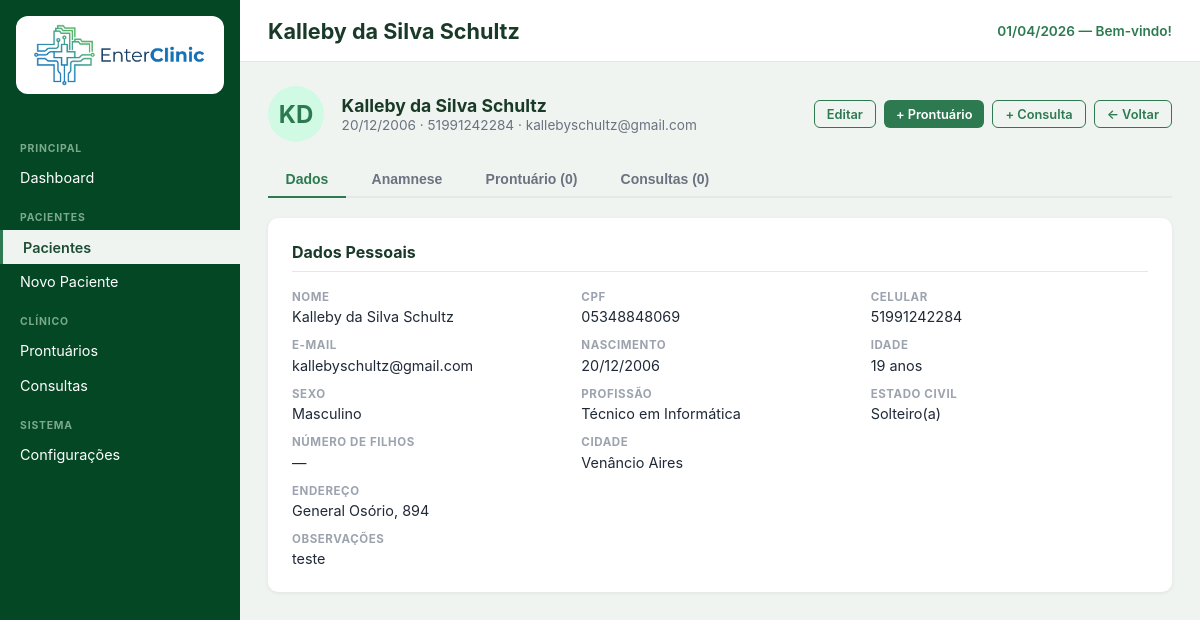
Page /paciente_ver.php?id=12 on the committed database.
### tables this page shows
CREATE TABLE `pacientes` (
  `id` int(11) NOT NULL,
  `nome` varchar(255) NOT NULL,
  `data_nascimento` date DEFAULT NULL,
  `cpf` varchar(20) DEFAULT NULL,
  `rg` varchar(20) DEFAULT NULL,
  `telefone` varchar(20) DEFAULT NULL,
  `celular` varchar(20) DEFAULT NULL,
  `email` varchar(255) DEFAULT NULL,
  `endereco` varchar(255) DEFAULT NULL,
  `cidade` varchar(100) DEFAULT NULL,
  `estado` varchar(50) DEFAULT NULL,
  `cep` varchar(10) DEFAULT NULL,
  `profissao` varchar(100) DEFAULT NULL,
  `estado_civil` varchar(50) DEFAULT NULL,
  `numero_filhos` tinyint UNSIGNED DEFAULT NULL,
  `sexo` varchar(20) DEFAULT NULL,
  `foto_path` varchar(255) DEFAULT NULL,
  `observacoes` text DEFAULT NULL,
  `ativo` tinyint(1) NOT NULL DEFAULT 1,
  `created_at` timestamp NOT NULL DEFAULT current_timestamp(),
  `updated_at` timestamp NOT NULL DEFAULT current_timestamp() ON UPDATE current_timestamp()
);

### config.php (called while the page is built, shortened)
<?php
function sanitize(string $s): string {
    return htmlspecialchars(trim($s), ENT_QUOTES, 'UTF-8');
}

### paciente_ver.php (the view, shortened to what this page needs)
<?php
require 'config.php';
$db = db();
$id = (int)($_GET['id'] ?? 0);
$stmt = $db->prepare("SELECT * FROM pacientes WHERE id = ?");
$stmt->execute([$id]);
$paciente = $stmt->fetch();
$stmtP = $db->prepare("SELECT * FROM prontuario WHERE paciente_id = ? ORDER BY data_atendimento DESC, id DESC");
$stmtP->execute([$id]);
$prontuarios = $stmtP->fetchAll();
$stmtC = $db->prepare("SELECT * FROM consultas WHERE paciente_id = ? ORDER BY data_hora DESC LIMIT 10");
$stmtC->execute([$id]);
$consultas = $stmtC->fetchAll();
$pageTitle  = sanitize($paciente['nome']);
$activePage = 'pacientes';
$idade = null;
if ($paciente['data_nascimento']) {
    $nascimento = new DateTime($paciente['data_nascimento']);
    $hoje = new DateTime();
    $idade = (int)$nascimento->diff($hoje)->y;
}
$initials = '';
foreach (explode(' ', $paciente['nome']) as $w) {
    $initials .= mb_strtoupper(mb_substr($w,0,1));
    if(strlen($initials)>=2) break;
}
include 'includes/header.php';
?>
<div class="page-bar">
    <div class="patient-header" style="margin-bottom:0;">
        <div class="patient-avatar"><?= sanitize($initials) ?></div>
        <div class="patient-info">
            <strong><?= sanitize($paciente['nome']) ?></strong>
            <span>
                <?php if ($paciente['data_nascimento']): ?>
                <?= date('d/m/Y', strtotime($paciente['data_nascimento'])) ?> ·
                <?php endif; ?>
                <?= sanitize($paciente['celular'] ?? '') ?>
                <?php if ($paciente['email']): ?> · <?= sanitize($paciente['email']) ?><?php endif; ?>
            </span>
        </div>
    </div>
    <div style="display:flex;gap:.5rem;">
        <a href="paciente_novo.php?id=<?= $id ?>" class="btn btn-outline btn-sm">Editar</a>
        <a href="prontuario_novo.php?paciente_id=<?= $id ?>" class="btn btn-primary btn-sm">+ Prontuário</a>
        <a href="consulta_nova.php?paciente_id=<?= $id ?>" class="btn btn-outline btn-sm">+ Consulta</a>
        <a href="pacientes.php" class="btn btn-outline btn-sm">← Voltar</a>
    </div>
</div>
<div style="margin-top:1.25rem;">
    <div class="tabs">
        <button class="tab-btn active" data-tab="tab-dados">Dados</button>
        <button class="tab-btn" data-tab="tab-anamnese">Anamnese</button>
        <button class="tab-btn" data-tab="tab-prontuario">Prontuário (<?= count($prontuarios) ?>)</button>
        <button class="tab-btn" data-tab="tab-consultas">Consultas (<?= count($consultas) ?>)</button>
    </div>
    <div id="tab-dados" class="tab-pane active">
        <div class="card">
            <h2>Dados Pessoais</h2>
            <div class="info-grid">
                <div class="info-item"><label>Nome</label><span><?= sanitize($paciente['nome']) ?></span></div>
                <div class="info-item"><label>CPF</label><span><?= sanitize($paciente['cpf'] ?? '—') ?></span></div>
                <div class="info-item"><label>Celular</label><span><?= sanitize($paciente['celular'] ?? '—') ?></span></div>
                <div class="info-item"><label>E-mail</label><span><?= sanitize($paciente['email'] ?? '—') ?></span></div>
                <div class="info-item"><label>Nascimento</label><span><?= $paciente['data_nascimento'] ? date('d/m/Y', strtotime($paciente['data_nascimento'])) : '—' ?></span></div>
                <div class="info-item"><label>Idade</label><span><?= $idade !== null ? $idade . ' anos' : '—' ?></span></div>
                <div class="info-item"><label>Sexo</label><span><?= ['M'=>'Masculino','F'=>'Feminino','O'=>'Outro'][$paciente['sexo']] ?? '—' ?></span></div>
                <div class="info-item"><label>Profissão</label><span><?= sanitize($paciente['profissao'] ?? '—') ?></span></div>
                <div class="info-item"><label>Estado Civil</label><span><?= sanitize($paciente['estado_civil'] ?? '—') ?></span></div>
                <div class="info-item"><label>Número de Filhos</label><span><?= $paciente['numero_filhos'] !== null ? (int)$paciente['numero_filhos'] : '—' ?></span></div>
                <div class="info-item"><label>Cidade</label><span><?= sanitize($paciente['cidade'] ?? '—') ?></span></div>
                <div class="info-item" style="grid-column:span 3"><label>Endereço</label><span><?= sanitize($paciente['endereco'] ?? '—') ?></span></div>
                <?php if ($paciente['observacoes']): ?>
                <div class="info-item" style="grid-column:span 3"><label>Observações</label><span><?= sanitize($paciente['observacoes']) ?></span></div>
                <?php endif; ?>
            </div>
        </div>
    </div>
</div>
<?php include 'includes/footer.php'; ?>

### includes/header.php (shortened to what this page needs)
<!DOCTYPE html>
<html lang="pt-BR">
<head>
<link rel="stylesheet" href="<?= $root ?? '' ?>assets/css/style.css">
</head>
<body>
<aside class="sidebar">
    <div class="sidebar-logo">
    <img src="<?= $root ?? '' ?>assets/img/logo.png" alt="EnterClinic" class="logo-img">
</div>
    <nav class="sidebar-nav">
        <p class="nav-section">PRINCIPAL</p>
        <a href="<?= $root ?? '' ?>index.php" class="<?= ($activePage ?? '') === 'dashboard' ? 'active' : '' ?>">Dashboard</a>
        <p class="nav-section">PACIENTES</p>
        <a href="<?= $root ?? '' ?>pacientes.php" class="<?= ($activePage ?? '') === 'pacientes' ? 'active' : '' ?>">Pacientes</a>
        <a href="<?= $root ?? '' ?>paciente_novo.php" class="<?= ($activePage ?? '') === 'paciente_novo' ? 'active' : '' ?>">Novo Paciente</a>
        <p class="nav-section">CLÍNICO</p>
        <a href="<?= $root ?? '' ?>prontuarios.php" class="<?= ($activePage ?? '') === 'prontuarios' ? 'active' : '' ?>">Prontuários</a>
        <a href="<?= $root ?? '' ?>consultas.php" class="<?= ($activePage ?? '') === 'consultas' ? 'active' : '' ?>">Consultas</a>
        <p class="nav-section">SISTEMA</p>
        <a href="<?= $root ?? '' ?>configuracoes.php" class="<?= ($activePage ?? '') === 'configuracoes' ? 'active' : '' ?>">Configurações</a>
    </nav>
</aside>
<main class="main">
    <header class="topbar">
        <h1 class="page-title"><?= $pageTitle ?? 'Dashboard' ?></h1>
        <span class="topbar-date"><?= date('d/m/Y') ?> — Bem-vindo!</span>
    </header>
    <div class="content">

### assets/css/style.css (style rules this page uses)
*, *::before, *::after { box-sizing: border-box; margin: 0; padding: 0; }
body { font-family: -apple-system, BlinkMacSystemFont, 'Segoe UI', Roboto, sans-serif; background: #f0f4f1; color: #222; display: flex; min-height: 100vh; }
.sidebar { width: 240px; min-height: 100vh; background: #034724; color: #c8dfd0; flex-shrink: 0; display: flex; flex-direction: column; }
.sidebar-logo { display: flex; justify-content: center; align-items: center; padding: 1rem; background: transparent; }
.sidebar-logo img { background: #ffffff; padding: .5rem .75rem; border-radius: 12px; max-height: 80px; max-width: 100%; object-fit: contain; }
.sidebar-nav { padding: 1rem 0; flex: 1; }
.nav-section { font-size: .65rem; font-weight: 700; letter-spacing: .08em; color: #7aaa8a; padding: 1rem 1.25rem .35rem; }
.sidebar-nav a { display: block; padding: .55rem 1.25rem; color: #ffffff; text-decoration: none; font-size: .9rem; border-radius: 0; transition: background .15s, color .15s; }
.sidebar-nav a.active { background: #f0f4f1; color: #1e4d35; font-weight: 600; border-left: 3px solid #2d7a50; }
.main { flex: 1; display: flex; flex-direction: column; min-width: 0; }
.topbar { display: flex; align-items: center; justify-content: space-between; padding: 1.1rem 1.75rem; background: #fff; border-bottom: 1px solid #dde8e0; }
.topbar .page-title { font-size: 1.35rem; font-weight: 700; color: #1a3a28; }
.topbar-date { font-size: .85rem; color: #2d7a50; font-weight: 600; }
.content { padding: 1.5rem 1.75rem; flex: 1; }
.btn { display: inline-flex; align-items: center; gap: .4rem; padding: .5rem 1rem; border-radius: 6px; font-size: .875rem; font-weight: 600; cursor: pointer; text-decoration: none; border: none; transition: opacity .15s, background .15s; }
.btn-primary { background: #2d7a50; color: #fff; }
.btn-outline { background: transparent; color: #2d7a50; border: 1.5px solid #2d7a50; }
.btn-sm { padding: .35rem .75rem; font-size: .8rem; }
.card { background: #fff; border-radius: 10px; padding: 1.5rem; box-shadow: 0 1px 4px rgba(0,0,0,.07); margin-bottom: 1.25rem; }
.card h2 { font-size: 1rem; font-weight: 700; color: #1a3a28; margin-bottom: 1.1rem; padding-bottom: .6rem; border-bottom: 1px solid #e5e7eb; }
.page-bar { display: flex; align-items: center; justify-content: space-between; margin-bottom: 1.25rem; }
.patient-header { display: flex; align-items: center; gap: 1.1rem; margin-bottom: 1.5rem; }
.patient-avatar { width: 56px; height: 56px; border-radius: 50%; background: #d1fae5; display: flex; align-items: center; justify-content: center; font-size: 1.5rem; color: #2d7a50; font-weight: 700; flex-shrink: 0; }
.patient-info strong { font-size: 1.1rem; color: #1a3a28; }
.patient-info span { display: block; font-size: .85rem; color: #6b7280; margin-top: .1rem; }
.tabs { display: flex; gap: .5rem; border-bottom: 2px solid #e5e7eb; margin-bottom: 1.25rem; }
.tab-btn { padding: .55rem 1.1rem; background: none; border: none; font-size: .875rem; font-weight: 600; color: #6b7280; cursor: pointer; border-bottom: 2px solid transparent; margin-bottom: -2px; transition: color .15s, border-color .15s; }
.tab-btn.active { color: #2d7a50; border-color: #2d7a50; }
.tab-pane { display: none; }
.tab-pane.active { display: block; }
.info-grid { display: grid; grid-template-columns: repeat(3, 1fr); gap: .75rem; }
.info-item label { display: block; font-size: .72rem; font-weight: 700; color: #9ca3af; text-transform: uppercase; letter-spacing: .05em; margin-bottom: .15rem; }
.info-item span { font-size: .9rem; color: #1f2937; }
.logo-img { width: 100%; max-width: 180px; height: auto; display: block; }

### rows in the picture
pacientes: nome "Kalleby da Silva Schultz", data_nascimento "20/12/2006", celular "51991242284", email "kallebyschultz@gmail.com", cpf "05348848069", data_nascimento "19", sexo "Masculino", profissao "Técnico em Informática", estado_civil "Solteiro(a)", cidade "Venâncio Aires", endereco "General Osório, 894", observacoes "teste"

### other values in the picture
$initials "KD"
count($prontuarios) "0"
count($consultas) "0"
